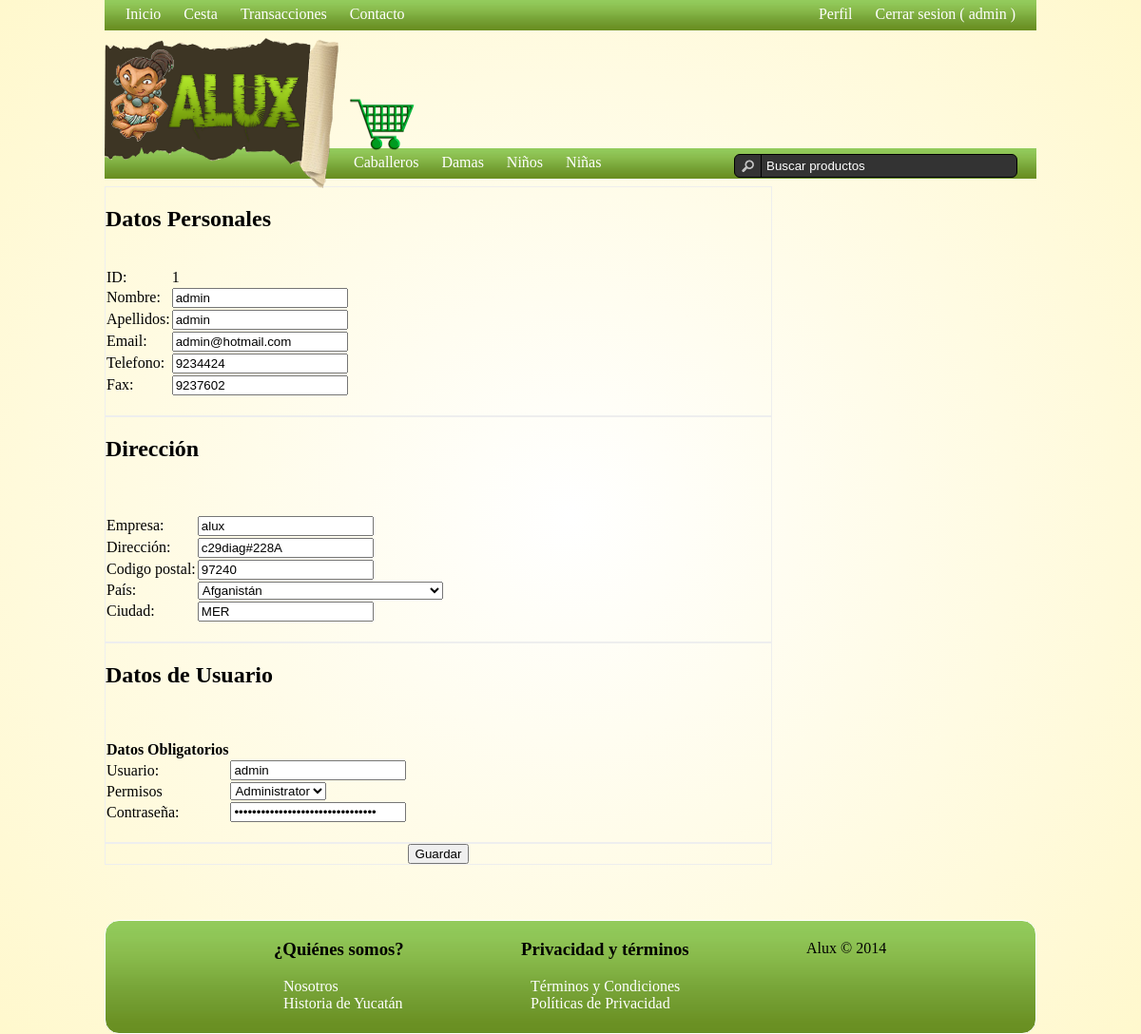
The app's page /editarUsuario.php?cid_Usuario=1 (signed in) with its own data.
### tables this page shows
CREATE TABLE IF NOT EXISTS `usuario` (
  `id` int(10) unsigned NOT NULL AUTO_INCREMENT,
  `nombre` varchar(45) NOT NULL,
  `apellido` varchar(45) NOT NULL,
  `direccion` varchar(60) NOT NULL,
  `usuario` varchar(45) NOT NULL,
  `contrasena` varchar(45) NOT NULL,
  `email` varchar(45) NOT NULL,
  `telefono` varchar(45) NOT NULL,
  `fax` varchar(45) DEFAULT NULL,
  `empresa` varchar(60) DEFAULT NULL,
  `cp` varchar(15) DEFAULT NULL,
  `pais` varchar(45) NOT NULL,
  `ciudad` varchar(45) NOT NULL,
  `esAdmin` tinyint(1) NOT NULL DEFAULT '0',
  PRIMARY KEY (`id`),
  UNIQUE KEY `id_UNIQUE` (`id`),
  UNIQUE KEY `usuario` (`usuario`)
);

### funciones/listar.php (called while the page is built, shortened)
<?php
	function recuperarInfoUsuario($cid_Usuario){
 $pconexion = abrirConexion();
 $cquery = "SELECT usuario.id, usuario.nombre, usuario.apellido, usuario.direccion, usuario.usuario, usuario.contrasena, usuario.email, usuario.telefono, usuario.fax, usuario.empresa, usuario.cp, usuario.pais, usuario.ciudad FROM usuario WHERE usuario.id = '$cid_Usuario'";
 $adatos = extraerRegistro($pconexion, $cquery);
return $adatos;
}
?>

### funciones/acceder_base_datos.php (called while the page is built, shortened)
<?php
function extraerRegistro($pconector, $cquery){
	$aregistro = array();
	$lresult = mysql_query($cquery, $pconector);
	if (!$lresult){
		$cerror = "No fue posible recuperar la información de la base de datos.<br>";
		$cerror .= "SQL: $cquery <br>";
		$cerror .= "Descripción: ".mysqli_connect_error($pconector);
		die($cerror);
	}
	else{
		if (mysql_num_rows($lresult) == 1){
			$aregistro = mysql_fetch_array($lresult);
		}
	}
	reset($aregistro);
	return $aregistro;
}
?>

### editarUsuario.php (the view, shortened to what this page needs)
<?php
include_once("./funciones/acceder_base_datos.php");
include_once("./funciones/listar.php");
$adatos = recuperarInfoUsuario($_GET["cid_Usuario"]);
?>
<!DOCTYPE html PUBLIC "-//W3C//DTD XHTML 1.0 Transitional//EN" "http://www.w3.org/TR/xhtml1/DTD/xhtml1-transitional.dtd">
<html xmlns="http://www.w3.org/1999/xhtml">
<head>
    <link rel="stylesheet" type="text/css" href="css/main.css">
</head>
<body>
    <div id="container">
        <div id="header">
            <div class="Inicio" >
            	<div id="menuprincipal">
                    <ul class="menu">
                    <?php
                    	if(isset($_SESSION['cidusuario'])) {
                    ?>
                    			<li> <a href="index.php" >Inicio</a></li>
                    <?php
                        	if(isset($_SESSION['esAdmin']) && !$_SESSION['esAdmin']) {
                    ?>
                                <li> <a href="cesta.php">Cesta</a></li>
                                <li> <a href="historial.php">Transacciones</a></li>
                                <li> <a href="contacto.php" >Contacto</a></li>
					<?php
                    		}
                        }
                        else{
                    ?>
                    		<li> <a href="index.php" >Inicio</a></li>
                            <li> <a href="contacto.php" >Contacto</a></li>
                    <?php
                            }
                    ?>
           			</ul>
            	</div>
                <div id="bienvenido" >
                <div class="principal3">
                    <ul class="menu">
                        <?php
                            if(isset($_SESSION['cidusuario'])) {
                        ?>
                            	<li>  <a href="perfil.php?cidusuario=<?php echo ( $_SESSION['cidusuario'])?> " > Perfil</a></li>
                            	<li><a href="cerrar_sesion.php">Cerrar sesion  ( <?php echo ($_SESSION["cidusuario"]); ?> ) </a></li>
                        <?php
                            }
                            else {
                        ?>
                            <li><a href="crearcuenta.php" >Crear cuenta </a></li>
                            <li><a href="sesion.php">Iniciar sesion</a></li>
                        <?php
                            }
                        ?>
                    </ul>
                </div>
              </div>
        	</div>
            <div class="header">
                <div id="logo"><a href="index.php"><img src="imagenes/logoo.png" width="250" height="158"/></a></div>
                <div id=carrito ><img  src="imagenes/carrito.png" width="100" height="80" /> </div>
                <div id="busqueda">
                    <div id="botonbusqueda"> </div>
                    <FORM METHOD=GET ACTION="buscar.php ">
   <input type="text" onkeydown="this.style.color = '#ffffff';" onclick="this.value = '';" value="Buscar productos" name="search"/>
</FORM>
                </div>
            </div>
        	<br />
            <div id="menuprincipal">
                <ul class="menu">
                    <li> <a href="caballeros.php" >Caballeros</a>
                    </li>
                    <li> <a href="damas.php">Damas</a>
                    </li>
                    <li> <a href="ninos.php" >Niños</a>
                    </li>
                    <li> <a href="ninas.php" >Niñas</a>
                    </li>
                </ul>
            </div>
        </div>
        <div id="content">
		<div class="form">
 <table class="tabla1">
 <h2>Datos Personales</h2>
<form id="frm_agregar" method="post" action="funciones/editar.php" name="form_editar">
<br />
<td>ID:</td> <td> <?php echo $adatos["id"]?></td>
<td>Nombre:</td> <td> <input id="nombre" type="text" name="nombre_txt" value="<?php echo $adatos["nombre"]?>" />
</td>
<td>Apellidos:</td> <td><input id="apellidos" type="text" name="apellidos_txt" value="<?php echo $adatos["apellido"]?>" />
</td>
<td>Email:</td> <td><input id="mail" type="text" name="mail_txt" value="<?php echo $adatos["email"]?>" />
</td>
<td>Telefono:</td> <td><input id="telefono" type="text" name="telefono_txt" value="<?php echo $adatos["telefono"]?>" />
</td>
<td>Fax:</td> <td><input type="text" name="fax_txt" value="<?php echo $adatos["fax"]?>" /></td>
</table>
</div>
<div class="form">
 <table class="tabla1">
 <h2>Dirección</h2>
<br />
<td>Empresa:</td> <td><input type="text" name="emp_txt" value="<?php echo $adatos["empresa"]?>" /></td>
<td>Dirección:</td> <td><input id="direc1" type="text" name="direc_txt" value="<?php echo $adatos["direccion"]?>" />
</td>
<td>Codigo postal:</td> <td><input type="text" name="cp_txt" value="<?php echo $adatos["cp"]?>"/></td>
<td>País:</td>
<td>
<select name="pais">
<option value="AF">Afganistán</option>
</select>
 </td>
<td>Ciudad:</td> <td><input id="ciudad" type="text" name="city_txt" value="<?php echo $adatos["ciudad"]?>" /> </td>
</table>
</div>
<div class="form">
 <table class="tabla1">
 <h2>Datos de Usuario</h2>
<th>Datos Obligatorios </th>
<br />
<td>Usuario:</td> <td><input id="usuario" type="text" name="usuario" value="<?php echo $adatos["usuario"]?>" />
</td>
<br />
<td>Permisos</td><td><select name="admin">
<option value="1">Administrator </option>
</select></td>
<td>Contraseña:</td> <td><input id="contrasena" type="password" name="contrasena" value="<?php echo $adatos["contrasena"]?>" />
</td>
</table>
</div>
<div class="boton" align="center">
 <input type="submit" name="btn_grabar" value="Guardar" id="btn_grabar"/>
</div>
<br />
        </div>
        <div id="footer">
            <div class="column">
              	<h3>¿Quiénes somos?</h3>
              	<ul>
                	<li><a href="nosotros.php">Nosotros</a></li>
                    <li><a href="historia.php">Historia de Yucatán</a></li>
				</ul>
            </div>
            <div class="column">
              	<h3>Privacidad y términos</h3>
              	<ul>
					<li><a href="terminos.php">Términos y Condiciones</a></li>
					<li><a href="politicas.php">Políticas de Privacidad</a></li>
              	</ul>
            </div>
            <div class="column">
            	<div id="powered">&nbsp;&nbsp;&nbsp;&nbsp;&nbsp;&nbsp;&nbsp;&nbsp;&nbsp;&nbsp;Alux &copy; 2014</div>
            </div>
    	</div>
    </div>
</body>
</html>

### css/main.css (style rules this page uses)
body { background-image:radial-gradient(circle,#ffffff, #FFF8CD); margin:0; padding:0; font-family:Cambria, "Hoefler Text", "Liberation Serif", Times, "Times New Roman", serif; }
#container { width: 72%; min-width:980px; margin-left: auto; margin-right: auto; text-align: left; }
.Inicio { width:100%; height:40px; }
a { text-decoration: none; color:#FFFFFF; font-size:16px; border:0; }
#bienvenido { position:relative; text-align:right; float:right; top:-40px; padding-right:10px; }
.header { height: 87px; margin-bottom: 7px; padding-bottom: 4px; position: relative; z-index: 99; width:600px }
#logo { float:left; }
#carrito { position: absolute; top: 0px; right: 315px; z-index: 9; min-width: 100px; margin-right:-60px; }
#botonbusqueda { position: absolute; left: 0px; width: 28px; height: 24px; border-right: 1px solid #000; background: url('../imagenes/button-search.png') no-repeat scroll center center transparent; }
#busqueda { position: absolute; top: 15px; right: 0px; width: 298px; z-index: 15; margin-top:107px; margin-right:-360px; }
#busqueda input { color: #fff; background: #333; padding: 1px 1px 1px 33px; width: 262px; height: 21px; border: 1px solid #000; -webkit-border-radius: 6px 6px 6px 6px; -moz-border-radius: 6px 6px 6px 6px; -khtml-border-radius: 6px 6px 6px 6px; border-radius: 6px 6px 6px 6px; }
#menuprincipal { background: url('../imagenes/menu.png') repeat-x scroll 0% 0% transparent; height: 40px; padding-left: 10px; }
.menu { list-style:none; padding:0px; margin:0px; }
.menu li { margin:0px; padding:0px; float:left; position:relative; }
.menu li a { width: 100px; height: 30px; padding: 12px; line-height:30px; text-decoration: none; text-align: center; color: #FFF; position: relative; }
#footer { clear: both; overflow: auto; min-height: 118px; padding-left: 15%; border: 1px solid #FFF; background: url('../imagenes/menu.png') no-repeat; background-size: 100% 100%; border-radius: 15px; }
#footer .column { float: left; width: 200px; height: 116px; margin: 0 30px; }
.column ul { padding-left:10px; }
.column ul li { list-style:none; }
.form { width:700px; border: 1px solid #EEE }
table.tabla1 { border-collapse: collapse; margin-bottom: 20px; }
.boton { width:700px; border: 1px solid #EEE }
#carrito { margin-top:50px; }
#content { min-height:200px; margin-bottom:40px; }
#powered { position:relative; top: 20px; }

### records on screen
usuario: id "1", nombre_txt "admin", apellidos_txt "admin", mail_txt "admin@hotmail.com", telefono_txt "9234424", fax_txt "9237602", emp_txt "alux", direc_txt "c29diag#228A", cp_txt "97240", city_txt "MER", usuario "admin"

### other values on screen
$_SESSION["cidusuario"] "admin"
